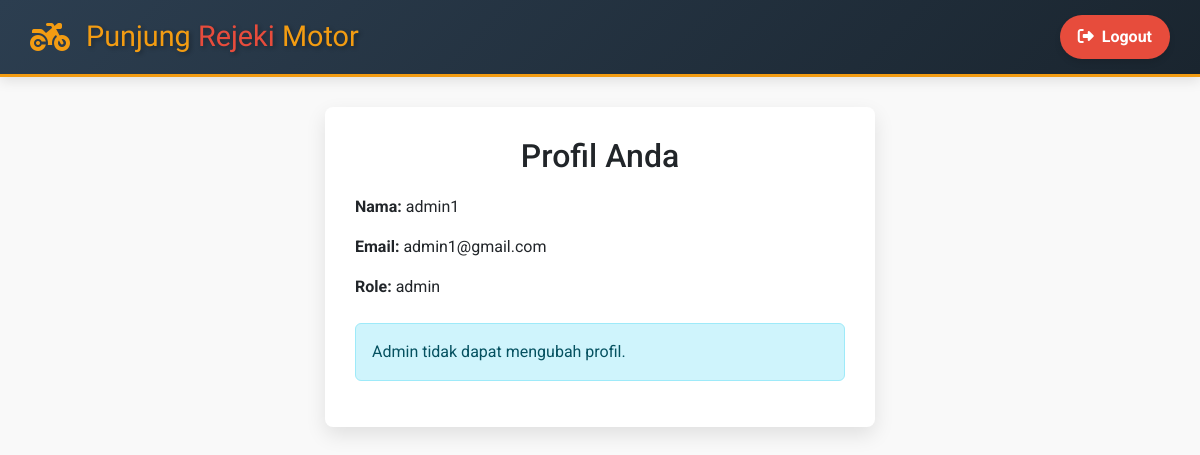
Page /profile.php (signed in) on the committed database.
### tables this page shows
CREATE TABLE `users` (
  `id_user` int NOT NULL,
  `nama_user` varchar(100) DEFAULT NULL,
  `email_user` varchar(100) DEFAULT NULL,
  `password_user` varchar(255) DEFAULT NULL,
  `role_user` enum('pelanggan','admin') DEFAULT 'pelanggan'
);

### profile.php (the view, shortened to what this page needs)
<?php
require 'includes/db.php';
$id_user = $_SESSION['id_user'];
$role_user = $_SESSION['role_user'];
$stmt = $conn->prepare("SELECT * FROM users WHERE id_user = ?");
$stmt->bind_param("i", $id_user);
$stmt->execute();
$result = $stmt->get_result();
$user = $result->fetch_assoc();
?>
<!DOCTYPE html>
<html lang="id">
<head>
    <link href="https://cdn.jsdelivr.net/npm/bootstrap@5.3.0/dist/css/bootstrap.min.css" rel="stylesheet">
    <link rel="stylesheet" href="https://cdnjs.cloudflare.com/ajax/libs/font-awesome/6.4.0/css/all.min.css">
</head>
<body>
<div class="topbar d-flex justify-content-between align-items-center">
    <div class="d-flex align-items-center">
        <i class="fas fa-motorcycle me-3" style="font-size: 2rem; color: var(--primary);"></i>
        <a href="index.php" class="logo mb-0">Punjung <span>Rejeki</span> Motor</a>
    </div>
     <div class="auth-buttons d-flex gap-3">
        <a href="auth/logout.php" class="logout-btn"><i class="fas fa-sign-out-alt me-2"></i>Logout</a>
    </div>
</div>
<div class="container">
    <h2>Profil Anda</h2>
    <p><strong>Nama:</strong> <?= htmlspecialchars($user['nama_user']) ?></p>
    <p><strong>Email:</strong> <?= htmlspecialchars($user['email_user']) ?></p>
    <p><strong>Role:</strong> <?= htmlspecialchars($user['role_user']) ?></p>
    <?php if ($role_user === 'pelanggan'): ?>
        <form action="profile/ubah_nama.php" method="POST">
            <label class="form-label">Ubah Nama</label>
            <input type="text" name="nama" class="form-control mb-3" value="<?= htmlspecialchars($user['nama_user']) ?>" required>
            <button type="submit" class="btn btn-warning w-100 mb-4">Simpan Nama</button>
        </form>
        <form action="profile/ubah_password.php" method="POST">
            <label class="form-label">Ubah Password</label>
            <input type="password" name="password" class="form-control mb-2" placeholder="Password baru" required>
            <input type="password" name="konfirmasi" class="form-control mb-3" placeholder="Konfirmasi password baru" required>
            <button type="submit" class="btn btn-warning w-100 mb-4">Simpan Password</button>
        </form>
        <form action="profile/hapus_akun.php" method="POST" onsubmit="return confirm('Yakin ingin menghapus akun ini?');">
            <button type="submit" name="hapus" class="btn btn-danger w-100">Hapus Akun</button>
        </form>
    <?php else: ?>
        <div class="alert alert-info mt-4">Admin tidak dapat mengubah profil.</div>
    <?php endif; ?>
</div>
</body>
</html>

### profile.php (style rules this page uses)
:root { --primary: #f39c12; --secondary: #e74c3c; --dark: #2c3e50; --light: #ecf0f1; }
body { font-family: 'Roboto', sans-serif; background-color: #f9f9f9; }
.topbar { background: linear-gradient(135deg, var(--dark) 0%, #1a252f 100%); color: white; padding: 15px 30px; box-shadow: 0 4px 12px rgba(0,0,0,0.1); border-bottom: 3px solid var(--primary); }
.logo { font-family: 'Bungee', cursive; font-size: 1.8rem; color: var(--primary); text-shadow: 2px 2px 4px rgba(0,0,0,0.3); text-decoration: none; }
.logo span { color: var(--secondary); }
.topbar .auth-buttons a { color: white; background: var(--primary); padding: 8px 16px; text-decoration: none; border-radius: 30px; font-weight: bold; transition: all 0.3s ease; border: 2px solid transparent; box-shadow: 0 4px 6px rgba(0,0,0,0.1); }
.topbar .auth-buttons .logout-btn { background: var(--secondary); }
.container { max-width: 550px; margin: 30px auto; background: white; padding: 30px; border-radius: 8px; box-shadow: 0 8px 20px rgba(0,0,0,0.1); }
h2 { text-align: center; margin-bottom: 20px; }

### rows in the picture
users: nama_user "admin1", email_user "admin1@gmail.com", role_user "admin"
